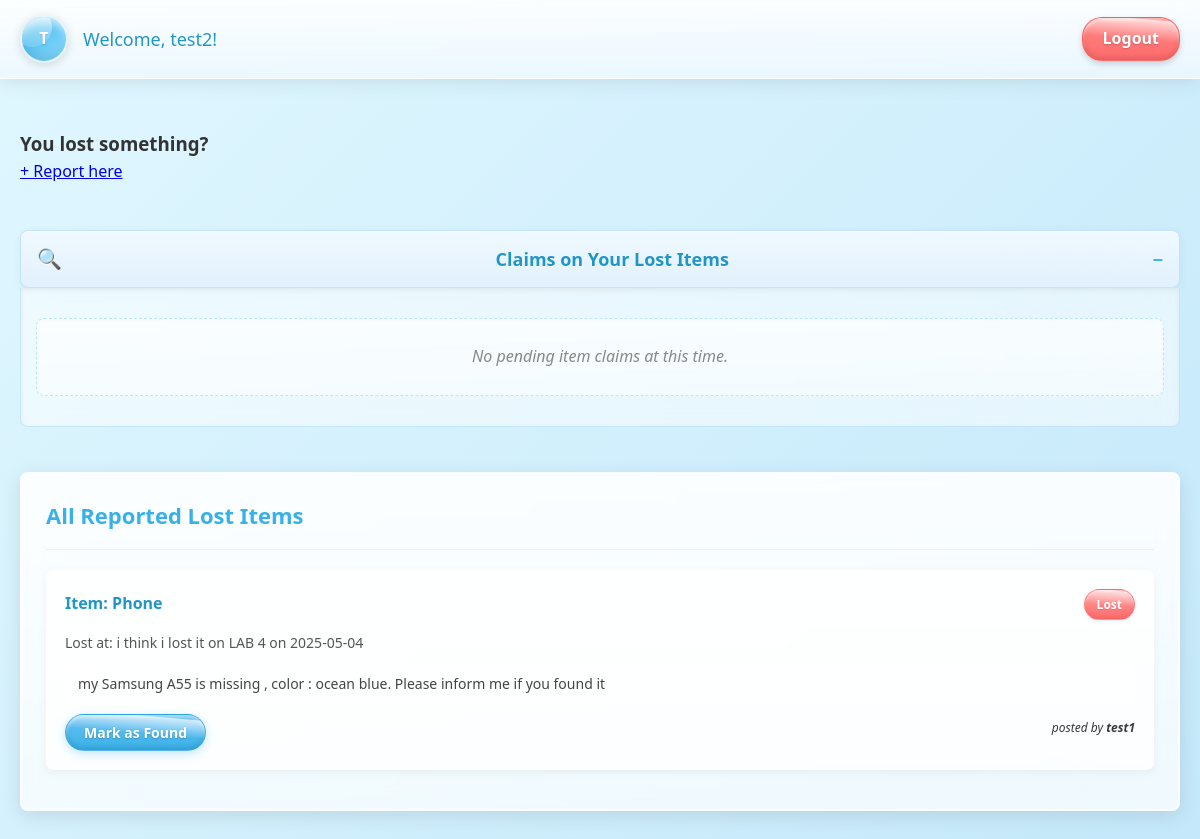
The app's page /dashboard.php (signed in) with its own data.
### tables this page shows
CREATE TABLE `lost_items` (
  `item_id` int(11) NOT NULL,
  `user_id` int(11) NOT NULL,
  `item_name` varchar(100) NOT NULL,
  `description` text DEFAULT NULL,
  `location_lost` varchar(255) DEFAULT NULL,
  `date_lost` date DEFAULT current_timestamp(),
  `status` enum('lost','found','closed') DEFAULT 'lost'
);

CREATE TABLE `users` (
  `user_id` int(11) NOT NULL,
  `name` varchar(100) NOT NULL,
  `email` varchar(100) NOT NULL,
  `password` varchar(255) NOT NULL,
  `role` enum('student','admin') DEFAULT 'student',
  `banned` int(1) DEFAULT 0
);

### classes/FoundItem.php (called while the page is built, shortened)
<?php
require_once __DIR__ . '/../config/database.php';
class FoundItem {
    private $conn;
    public function __construct() {
        $db = new Database();
        $this->conn = $db->connect();
    }
    public function getIncomingClaims($ownerId) {
        $sql = "
      SELECT
        f.found_id,
        f.matched_item_id,
        f.status,
        u.name          AS finder_name,
        u.email         AS finder_email,
        f.location_found,
        f.description,
        l.item_name
      FROM found_items AS f
      JOIN lost_items  AS l ON f.matched_item_id    = l.item_id
      JOIN users       AS u ON f.user_id    = u.user_id
      WHERE l.user_id = ?
        AND (f.status  = 'pending' OR f.status='found')
      ORDER BY f.found_id DESC
    ";
        $stmt = $this->conn->prepare($sql);
        $stmt->bind_param("i", $ownerId);
        $stmt->execute();
        return $stmt->get_result();
    }
}

### config/database.php (called while the page is built, shortened)
<?php
class Database {
    private $host = "localhost";
    private $username = "root";
    private $password = "";
    private $database = "LostAndFound";
    public function connect() {
        $this->conn = new mysqli(
            $this->host,
            $this->username,
            $this->password,
            $this->database
        );
        return $this->conn;
    }
}
?>

### classes/LostItem.php (called while the page is built, shortened)
<?php
require_once __DIR__ . '/../config/database.php';
class LostItem {
    private $conn;
    public function __construct() {
        $db = new Database();
        $this->conn = $db->connect();
    }
    public function getAllOpenItems() {
        $stmt = $this->conn->prepare("SELECT lost_items.*, users.name
FROM lost_items
JOIN users
ON lost_items.user_id = users.user_id
WHERE lost_items.status = 'lost'
ORDER BY lost_items.date_lost DESC;
");
        $stmt->execute();
        return $stmt->get_result();
    }
}

### public/dashboard.php (the view, shortened to what this page needs)
<?php
require_once __DIR__ . '/../classes/LostItem.php';
require_once __DIR__ . '/../classes/FoundItem.php';
$name = $_SESSION['name'];
$lostItem = new LostItem();
$foundItem = new FoundItem();
$allLostItems = $lostItem->getAllOpenItems();
$incoming = $foundItem->getIncomingClaims($_SESSION['user_id']);
?>
<!DOCTYPE html>
<html>
<head>
    <link rel="stylesheet" href="../assets/css/styles.css">
</head>
<body>
<header>
        <div class="header-content">
            <div class="user-info">
                <div class="user-avatar"><?php echo strtoupper(substr($name, 0, 1)); ?></div>
                <span class="user-name">Welcome, <?php echo htmlspecialchars($name); ?>!</span>
            </div>
            <a href="logout.php" class="logout-btn">Logout</a>
        </div>
    </header>
   <div id="main-content">
    <h3>You lost something?</h3>
    <a href="post_lost.php">+ Report here</a><br><br>
   <h3 class="collapsible-header" onclick="toggleSection('lostItemsList')" title="expand or collapse">
    Claims on Your Lost Items
    <span class="toggle-icon" id="lostItemsListToggle">−</span>
</h3>
<div id="lostItemsList" class="card">
    <ul class="item-list">
        <?php if ($incoming->num_rows == 0): ?>
            <div class="empty-state">
                No pending item claims at this time.
            </div>
        <?php endif; ?>
    </ul>
</div>
<br>
    <div class="card">
                <div class="card-header">
                    <h2 class="card-title">All Reported Lost Items</h2>
                </div>
                <ul class="item-list">
                    <?php if ($allLostItems->num_rows > 0): ?>
                        <?php while ($item = $allLostItems->fetch_assoc()): ?>
                            <li class="item-card">
                            <div class="item-header">
    <div class="item-name">
        <strong>Item:</strong> <?php echo htmlspecialchars($item['item_name']); ?>
    </div>
    <div class="item-status
        <?php if ($item['status'] === 'lost'): ?>status-lost
        <?php elseif ($item['status'] === 'pending'): ?>status-pending
        <?php elseif ($item['status'] === 'found'): ?>status-found
        <?php else: ?>status-rejected<?php endif; ?>">
        <?php
            if ($item['status'] === 'pending') {
                echo 'Pending Confirmation';
            } else {
                echo ucfirst($item['status']);
            }
        ?>
    </div>
</div>
                                <div class="item-details">
                                    Lost at: <?php echo htmlspecialchars($item['location_lost']); ?>
                                    on <?php echo htmlspecialchars($item['date_lost']); ?>
                                </div>
                                <div class="item-description">
                                    <?php echo htmlspecialchars($item['description']); ?>
                                </div>
                                <?php if ($item['status'] === 'lost'): ?>
                                    <button
                                        type="button"
                                        class="action-btn open-popup-btn"
                                        data-item-id="<?php echo $item['item_id']; ?>"
                                        onclick="openPopup(this)">
                                        Mark as Found
                                    </button>
                                    <div style="float:right;"><span style="font-size: 12px;font-style:italic;">posted by <strong><?php echo htmlspecialchars($item['name']); ?></strong></span>
                                <?php endif; ?>
                            </li>
                        <?php endwhile; ?>
                    <?php else: ?>
                        <div class="empty-state">
                            <p>There are no lost items reported in the system.</p>
                        </div>
                    <?php endif; ?>
                </ul>
</div>
</body>
</html>

### records on screen
lost_items: item_name "Phone", status "Lost", location_lost "i think i lost it on LAB 4", date_lost "2025-05-04", description "my Samsung A55 is missing , color : ocean blue. Please inform me if you found it", user.name "test1"

### other values on screen
substr($name, 0, 1) "T"
$name "test2"
